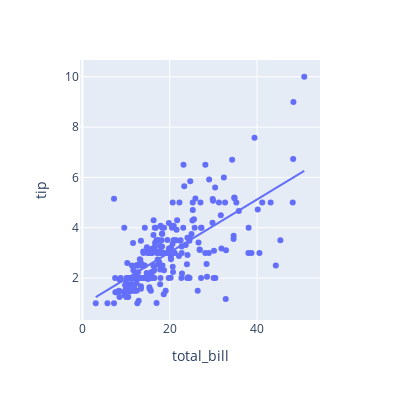

Source (notebook cell):
### Code cell
# plotly에서 regplot
px.scatter(data_frame=tip_df, x='total_bill', y='tip',
           width=400, height=400, trendline='ols')

### Figure 1 — Plotly figure (JSON) as saved in the notebook; plotly's stock layout.template omitted (floating-point values rounded to 4 significant figures; data arrays with more than 128 entries replaced by an {"elided": "..."} marker saying what was removed)
{"data": [{"hovertemplate": "total_bill=%{x}<br>tip=%{y}<extra></extra>", "legendgroup": "", "marker": {"color": "#636efa", "symbol": "circle"}, "mode": "markers", "name": "", "orientation": "v", "showlegend": false, "type": "scatter", "x": {"elided": "244 float values"}, "xaxis": "x", "y": {"elided": "244 float values"}, "yaxis": "y"}, {"hovertemplate": "<b>OLS trendline</b><br>tip = 0.105025 * total_bill + 0.92027<br>R<sup>2</sup>=0.456617<br><br>total_bill=%{x}<br>tip=%{y} <b>(trend)</b><extra></extra>", "legendgroup": "", "marker": {"color": "#636efa", "symbol": "circle"}, "mode": "lines", "name": "", "showlegend": false, "type": "scatter", "x": {"elided": "244 float values"}, "xaxis": "x", "y": {"elided": "244 float values"}, "yaxis": "y"}], "layout": {"height": 400, "legend": {"tracegroupgap": 0}, "margin": {"t": 60}, "width": 400, "xaxis": {"anchor": "y", "domain": [0, 1], "title": {"text": "total_bill"}}, "yaxis": {"anchor": "x", "domain": [0, 1], "title": {"text": "tip"}}}}
